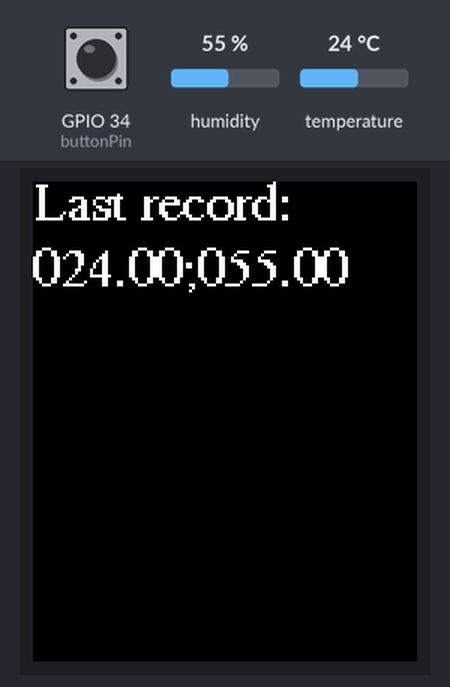
Bench run of a sketch on a simulated ESP32. On the bench: 128×160 colour display. Inputs (shaded band) come from the test bench; at power-on: GPIO 34 (buttonPin) LOW, humidity 55 %, temperature 24 °C. Storage starts empty; what the sketch prints to the serial monitor is not drawn.

Above: at 2.9 s.
3.0 s: GPIO 34 (buttonPin) pulled HIGH for 0.15 s
At 4.0 s:
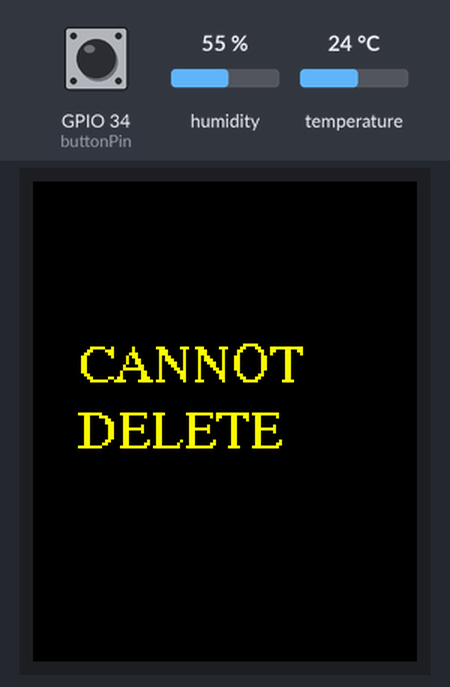
9.5 s: GPIO 34 (buttonPin) pulled HIGH for 3.2 s
16.0 s: GPIO 34 (buttonPin) pulled HIGH for 1 s
At 19.9 s:
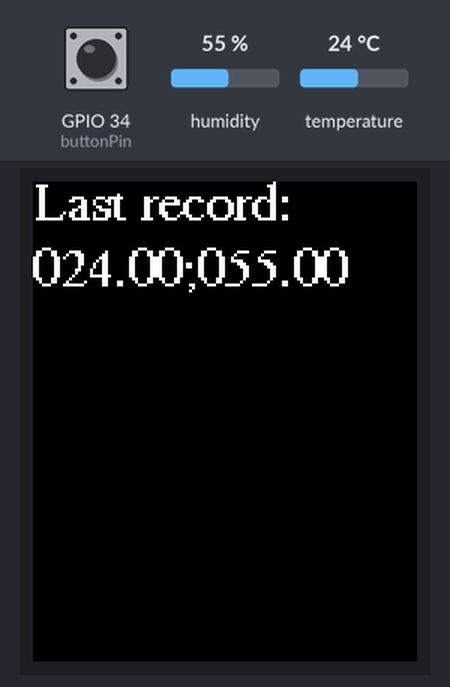
20.5 s: humidity set to 22 %
At 22.7 s:
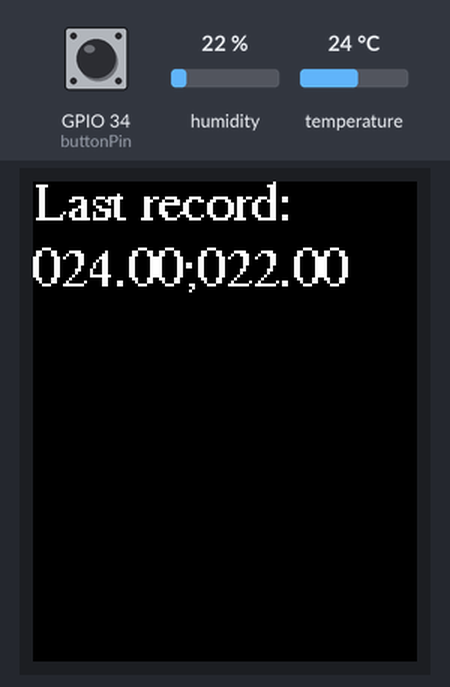
Timing chart, 0 to 24.2 s (numbered marks = the images above; inputs shaded):
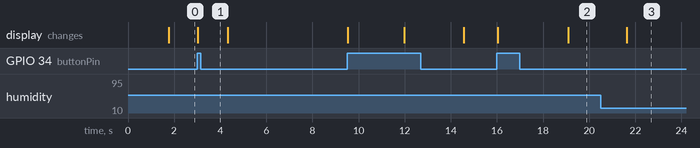

Measured:
- after the input at 3.0 s, the display: changes at once (image 1)
- after the input at 16.0 s, the display: first changes at once (image 2 shows a later state)
- after the input at 20.5 s, the display: changes after 1.1 s (image 3)

The sketch:

ESP32_RegistrosDHT.ino
```cpp
#include <Arduino.h> // lib Arduino (opcional)
#include <Adafruit_GFX.h>    // Biblioteca de gráficos
#include <Adafruit_ST7735.h> // Biblioteca do hardware ST7735
#include <SPI.h> // Biblioteca para comunicação SPI
#include <Fonts/FreeSerif9pt7b.h> // Fonte Serif que é usada no display
#include <SimpleDHT.h> // lib do DHT
#include "FS_File_Record.h"  // Nossa lib personalizada do SPIFFS

// Pinos do display
#define TFT_DC 12 // A0
#define TFT_CS 13 // CS
#define TFT_MOSI 14 // SDA
#define TFT_CLK 27 // SCK
#define TFT_RST 0  // RESET
#define TFT_MISO 0 // MISO

// Pino do botão de exclusão de arquivo
const int buttonPin = 34;

// Tamanho dos registros de temperatura e umidade (13 caracteres), exemplo:
// 100.00;100.00
// temp;umid
const int sizeOfRecord = 13;

//100.00
// Variáveis usadas em 'formatValue'
const int integralPartSize = 3, decimalPartSize = 2;

// Objeto da nossa lib que recebe o nome do arquivo e tamanho fixo de registro
FS_File_Record ObjFS("/dht22.bin", sizeOfRecord);

// Pino do DHT22
const int pinDHT22 = 32;

// Objeto do dht22
SimpleDHT22 dht22(pinDHT22);

// Objeto do display
Adafruit_ST7735 tft = Adafruit_ST7735(TFT_CS, TFT_DC, TFT_MOSI, TFT_CLK, TFT_RST);

// Altura da fonte, usada na função resetDisplay
int fontHeight = 7;

// Variáveis usada para contagem/comparação de tempo (millis) na função timeout
long millisRefShowSpace;
bool flagShowSpace = false;

// String que recebe as mensagens de erro
String errorMsg;

// Variável que guarda o último registro obtido
String lastRecord = "";

// Existem duas tasks compartilhando o mesmo objeto do display
// Essas flags são usadas para evitar que as duas acessam este objeto ao mesmo tempo
bool flagDisplayisBusy = false, eventButton = false;

// Limpa o display e posiciona o cursor no início
void resetDisplay()
{
  // Verificamos se o display não está ocupado por alguma das tasks
  if(!flagDisplayisBusy)
  {
    flagDisplayisBusy = true;
    tft.setFont(&FreeSerif9pt7b);
    tft.fillScreen(ST77XX_BLACK);
    tft.setTextColor(ST7735_WHITE);
    tft.setCursor(0,fontHeight+5);
    tft.setTextSize(1);
    flagDisplayisBusy = false;
  }
}

void showDisplay(String msg)
{
  // Verificamos se o display não está ocupado por alguma das tasks
  if(!flagDisplayisBusy)
  {
    flagDisplayisBusy = true;  // Sinalizamos que o display está ocupado
    tft.println(msg);          // Exibimos no display a mensagem
    flagDisplayisBusy = false; // Sinalizamos que o display está desocupado
  }
}

// Posiciona cursor no centro e exibe a mensagem "FILE DELETED" em amarelo
void showFileDeleted(bool sucess)
{
  // Posição y aonde o texto será exibido
  int y = (tft.height()/2)-(fontHeight*2);

  // Limpamos o display (aqui não usamos a função resetDisplay porque a flag displayisBusy neste momento está como true e o resetDisplay não será executado)
  // Portanto limpamos o display executando os comandos separadamente
  tft.setFont(&FreeSerif9pt7b);
  tft.fillScreen(ST77XX_BLACK);
  tft.setTextColor(ST7735_WHITE);
  tft.setTextSize(1);

  // Define cor do texto amarela
  tft.setTextColor(ST7735_YELLOW);
  // Posiciona no centro de eixo y
  tft.setCursor(0, y);

  // Se foi possível excluir
  if(sucess)
  {
    // Exibe mensagem "FILE DELETED"
    tft.println("   FILE");
    tft.println("   DELETED!");
  }
  else // Se não foi possível excluir
  {
    // Exibe mensagem "CANNOT DELETE"
    tft.println("   CANNOT");
    tft.println("   DELETE");
  }

  // Define cor do texto branca
  tft.setTextColor(ST7735_WHITE);
}

// Exibimos no display o arquivo, pausando a exibição a cada 6 registros
void showFile()
{
  int count = 0;
  String linha = "";

  // Exibe na serial e no display o início do arquivo
  Serial.println("# Begin of file #");
  showDisplay("# Begin of file #");

  errorMsg = "";

  // Posiciona o ponteiro do arquivo no início
  ObjFS.rewind();

  // Exibe todos os registros até o fim
  while(ObjFS.readFileNextRecord(&linha, &errorMsg) && linha != "")
  {
    Serial.println(linha);
    count++;

    // A cada 6 registros, pausamos e resetamos o display
    if(count % 6 == 0)
    {
      //Exibe "..." sinalizando que ainda não é o fim do arquivo
      showDisplay("...");
      // Aguarda 1.5s para poder visualizar os valores
      delay(1500);
      // Limpa display
      resetDisplay();
    }
    showDisplay(linha);
  }

  // Se existir mensagem de erro exibe na serial e no display
  if(errorMsg != "")
  {
    Serial.println(errorMsg);
    showDisplay(errorMsg);
  }

  // Exibe na serial e no display o fim do arquivo
  Serial.println("# End of file #");
  showDisplay("# End of file #");
  delay(1500);
}

void setup()
{
  // Inicializamos o display
  tft.initR(INITR_BLACKTAB);

  // Iniciamos a Serial com velocidade de 115200
  Serial.begin(115200);

  // Seta botão como entrada (INPUT)
  pinMode(buttonPin, INPUT);

  // Exibe na serial "Starting..." para debug
  Serial.print("Starting...");

  // Se não foi possível iniciar o File System, exibimos erro e reiniciamos o ESP
  if(!ObjFS.init())
  {
    Serial.println("File system error");
    delay(1000);
    ESP.restart();
  }

  // Exibimos mensagem
  Serial.println("File system ok");

  // Se o arquivo não existe, criamos o arquivo
  if(!ObjFS.fileExists())
  {
     Serial.println("New file");
     ObjFS.newFile(); // Cria o arquivo
  }

  // Iniciamos uma task que irá ler o botão de exclusão
 xTaskCreatePinnedToCore(
  buttonEvent,   //Função que será executada
  "buttonEvent", //Nome da tarefa
  10000,     //Tamanho da pilha
  &tft,      //Parâmetro da tarefa (no caso não usamos)
  2,         //Prioridade da tarefa
  NULL,      //Caso queira manter uma referência para a tarefa que vai ser criada (no caso não precisamos)
  0);        //Número do core que será executada a tarefa (usamos o core 0 para o loop ficar livre com o core 1)


  resetDisplay();

  // EXEMPLO DE BUSCA (FIND)
  // Obs: O primeiro registro se posiciona na pos 0 (zero)
  // String reg = ObjFS.findRecord(10);
  // showDisplay(reg);

  // Exibimos o arquivo
  showFile();
}

// Formata valores colocando zero à esquerda, ex: 023.20;047.40
String formatValue(float value)
{
  char auxDecimalPart[decimalPartSize+1], integralPart[integralPartSize+1], buf[sizeOfRecord+1]; //+1 para o '\0'
  String decimalPart;

  char format[5];

  // Copiamos para a formatação da parte decimal o texto: %0.2f
  strcpy(format, "%.");
  strcat(format, String(decimalPartSize).c_str());
  strcat(format, "f");

  sprintf (auxDecimalPart, format, value-(int)value);

  // Atribuímos para a variável decimalPart a parte decimal considerando os zeros à direita
  decimalPart = String(auxDecimalPart);
  decimalPart.replace("0.","");

  // Copiamos para a formatação da parte inteira o texto: %03d
  strcpy(format, "%0");
  strcat(format, String(integralPartSize).c_str());
  strcat(format, "d");

  // Atribuímos para a variável integralPart a parte inteira considerando os zeros à esquerda
  sprintf (integralPart, format, (int)value);

  // Concatenamos a parte interia com a parte decimal separando com ponto
  sprintf (buf, "%s.%s", integralPart, decimalPart.c_str());

  return String(buf);
}

// Função que lê e formata os dados de temperatura e umidade
String readDHTValues()
{
  float temperature = 0;
  float humidity = 0;
  int err = SimpleDHTErrSuccess;

  // Lê sensor
  if ((err = dht22.read2(&temperature, &humidity, NULL)) != SimpleDHTErrSuccess)
  {
    Serial.print("Read DHT22 failed, err=");
    Serial.println(err);
    delay(1000);
    return "-------------"; //importante: deve possuir o mesmo sizeOfRecord, ou seja, 13 caracteres
  }

  // Retorna valores formatados, separados por ponto-virgula
  return formatValue(temperature)+";"+formatValue(humidity);
}

//Função que compara se o tempo foi atingido, sem travar o loop
bool timeout(const int DELAY, long *millisAnterior, bool *flag)
{
  if(*flag)
  {
    *millisAnterior = millis();
    *flag = false;
  }

  if((*millisAnterior + DELAY) < millis())
  {
    *flag = true;
    return true;
  }

  return false;
}

// Exibe o espaço total, usado e disponível no display
void showAvailableSpace()
{
  long prevMillis;
  if(!eventButton && timeout(10000, &millisRefShowSpace, &flagShowSpace))
  {
    Serial.println("Space: "+String(ObjFS.getTotalSpace())+" Bytes");
    Serial.println("Used: "+String(ObjFS.getUsedSpace())+" Bytes");
    resetDisplay();
    showDisplay("Total space:");
    showDisplay(String(ObjFS.getTotalSpace())+" Bytes");
    tft.setTextColor(ST7735_YELLOW);
    showDisplay("Used space:");
    showDisplay(String(ObjFS.getUsedSpace())+" Bytes");
    tft.setTextColor(ST77XX_GREEN);
    showDisplay("Free space:");
    showDisplay(String(ObjFS.getTotalSpace()-ObjFS.getUsedSpace())+" Bytes");

    // Registramos 4 vezes enquanto a mensagem aparece no display
    for(int i=0; i<4; i++)
    {
      // Lê temperatura e umidade do DHT
      String values = readDHTValues();

      // Escrevemos no arquivo e exibimos erro ou sucesso na serial para debug
      if(values != "" &&!ObjFS.writeFile(values, &errorMsg))
        Serial.println(errorMsg);
      else
        Serial.println("Write ok");

      prevMillis = millis();

      while(prevMillis+2500 > millis() && !eventButton);

      if(eventButton)
      {
        eventButton = false;
        // aguarda exibição "FILE DELETED"
        delay(500);
        break;
      }
    } //fim do for
  } //fim do if(timeout)
} //fim da função

// Exibe última amostra de temperatura e umidade obtida
void showLastRecord()
{
  resetDisplay();
  showDisplay("Last record:");
  showDisplay(lastRecord);
}

void loop()
{
  // Se não houver memória disponível, exibe e reinicia o ESP
  if(!ObjFS.availableSpace())
  {
    Serial.println("Memory is full!");
    showDisplay("Memory is full!");
    delay(10000);
    return;
  }

  // Lê temperatura e umidade do DHT
  String values = readDHTValues();

  // Escrevemos no arquivo e exibimos erro ou sucesso na serial para debug
  if(values != "" && !ObjFS.writeFile(values, &errorMsg))
    Serial.println(errorMsg);
  else
    Serial.println("Write ok");

  // Atribui para a variável global a última amostra
  lastRecord = values;
  // Exibe a última amostra no display
  showLastRecord();
  // Exibimos o espaço total, usado e disponível no display, de tempo em tempo
  showAvailableSpace();

  // Aguarda 2500ms
  delay(2500);
}

// Função executada pela task de evento do botão
void buttonEvent(void* display)
{
  TickType_t taskDelay = 10 / portTICK_PERIOD_MS;

  // IMPORTANTE: A tarefa não pode terminar, deve ficar presa em um loop infinito
  while(true)
  {
    // Se o botão foi pressionado e a flag estiver "false"
    if(digitalRead(buttonPin) == HIGH && !eventButton)
    {
      // Sinalizamos que o botão foi pressionado
      eventButton = true;
      // Tenta excluir o arquivo
      if(ObjFS.destroyFile())
      {
        Serial.println("File deleted");

        // Enquanto o display estiver ocupado, aguardamos
        while(flagDisplayisBusy)
          vTaskDelay(taskDelay);

        // Sinalizamos que o display está ocupado
        flagDisplayisBusy = true;
        // Exibimos no display
        showFileDeleted(true);
        // Sinalizamos que o display está desocupado
        flagDisplayisBusy = false;

        lastRecord = "";
      }
      else
      {
        Serial.println("Failed to delete file");

        while(flagDisplayisBusy)
          vTaskDelay(taskDelay);

        // Sinalizamos que o display está ocupado
        flagDisplayisBusy = true;
        // Exibimos no display
        showFileDeleted(false);
        // Sinalizamos que o display está desocupado
        flagDisplayisBusy = false;
      }
    }
    else
    if(digitalRead(buttonPin) == LOW && eventButton) // Se o botão foi solto e a flag estiver "true"
    {
      // Sinalizamos que o botão foi solto
      eventButton = false;
    }

    // Executamos um delay de 10ms, os delays executado nas xTasks são diferentes
    vTaskDelay(taskDelay);

    //IMPORTANTE: SEMPRE DEIXAR UM DELAY PARA ALIMENTAR WATCHDOG
  }
}
```

FS_File_Record.cpp
```cpp
// Importamos o header referente a lib FS_File_Record
#include "FS_File_Record.h"

String fileName; // Nome do arquivo
int sizeOfRecord = 5; // Default 3 (somando \r\n o tamanho será 5)
File pFile; // Ponteiro do arquivo

// Construtor que seta somente o nome do arquivo, deixando o tamanho de registro default 3
FS_File_Record::FS_File_Record(String _fileName)
{
  fileName = _fileName;
}

// Construtor que seta nome do arquivo e tamanho de registro +2 (\r\n)
FS_File_Record::FS_File_Record(String _fileName, int _sizeOfRecord)
{
  fileName = _fileName;
  sizeOfRecord = _sizeOfRecord+2;
}

// Inicializa SPIFFS
bool FS_File_Record::init()
{
  return SPIFFS.begin(true);
}

// Posiciona o ponteiro do arquivo no início
bool FS_File_Record::rewind()
{
  if(pFile)
    return pFile.seek(0);

  return false;
}

// Lê a próxima linha do arquivo
bool FS_File_Record::readFileNextRecord(String *line, String *errorMsg)
{
  *errorMsg = "";
  *line = "";
  // Se o ponteiro estiver nulo
  if(!pFile)
  {
    // Abre arquivo para leitura
    pFile = SPIFFS.open(fileName.c_str(), FILE_READ);

    // Se aconteceu algum erro
    if(!pFile)
    {
      // Guarda msg de erro
      *errorMsg = "Failed to open the file";
      // Retorna falso
      return false;
    }
  }

  // Se for possível ler o arquivo
  if(pFile.available())
  {
    // Lê arquivo
    *line = pFile.readStringUntil('\n');
    // Retorna true
    return true;
  }

  // Se o arquivo estiver vazio retorna true
  if(pFile.size()<=0)
    return true;

  // Se não for possível ler o arquivo retorna falso
  return false;
}

//Posiciona ponteiro do arquivo na posição "pos"
bool FS_File_Record::seekFile(int pos)
{
  // Se o ponteiro estiver nulo
  if(pFile)
    pFile.close();

  pFile = SPIFFS.open(fileName.c_str(), FILE_READ); // Abre o arquivo para leitura

  // Posiciona o ponteiro na posição multiplicando pelo tamanho do registro
  return pFile.seek(sizeOfRecord*pos);
}

// Escreve no arquivo
bool FS_File_Record::writeFile(String line, String *errorMsg)
{
  if(pFile)
    pFile.close();

  pFile = SPIFFS.open(fileName.c_str(), FILE_APPEND);

  // Se foi possível abrir
  if (pFile)
  {
    // Escreve registro
    pFile.println(line);
    // Fecha arquivo
    pFile.close();
    // Retorna true
    return true;
  }

  // Se não foi possível abrir guarda mensagem de erro e retorna false
  *errorMsg = "Failed to open the file: "+String(fileName);
  return false;
}

// Lê o último registro do arquivo
bool FS_File_Record::readFileLastRecord(String *line, String *errorMsg)
{
  // Variável que guardará o tamanho do arquivo
  int sizeArq;

  // Limpa string
  *errorMsg = "";

  // Se o arquivo está aberto, fecha
  if(pFile)
    pFile.close();

  // Abre o arquivo para leitura
  pFile = SPIFFS.open(fileName.c_str(), FILE_READ);

  // Se não foi possível abrir o arquivo
  if(!pFile)
  {
    // Guarda mensagem de erro e retorna false
    *errorMsg = "Failed to open the file: "+String(fileName);
    return false;
  }

  // Obtém o tamanho do arquivo
  sizeArq = pFile.size();
  Serial.println("Size: "+String(sizeArq));

  // Se existe ao menos um registro
  if(sizeArq >= sizeOfRecord)
  {
    pFile.seek(sizeArq-sizeOfRecord); // Posiciona o ponteiro no final do arquivo menos o tamanho de um registro (sizeOfRecord)
    *line =  pFile.readStringUntil('\n');
    pFile.close();
  }

  return true;
}

// Exclui arquivo
bool FS_File_Record::destroyFile()
{
  // Se o arquivo estiver aberto, fecha
  if(pFile)
    pFile.close();

  // Exclui arquivo e retorna o resultado da função "remove"
  return SPIFFS.remove((char*)fileName.c_str());
}

// Função que busca um registro
// "pos" é a posição referente ao registro buscado
String FS_File_Record::findRecord(int pos)
{
  // Linha que receberá o valor do registro buscado
  String line = "", errorMsg = "";

  // Posiciona na posição desejada
  // Obs. A posição se inicia com zero "0"
  if(!seekFile(pos))
    return "Seek error";

  // Lê o registro
  if(!readFileNextRecord(&line, &errorMsg))
    return errorMsg;

  return line;
}

// Verifica se o arquivo existe
bool FS_File_Record::fileExists()
{
  return SPIFFS.exists((char*)fileName.c_str());
}

// Cria um novo arquivo, se já existir um arquivo de mesmo nome, ele será removido antes
void FS_File_Record::newFile()
{
  if(pFile)
    pFile.close();

  SPIFFS.remove((char*)fileName.c_str());
  pFile = SPIFFS.open(fileName.c_str(), FILE_WRITE);
  pFile.close();
}

// Obtém o nome do arquivo
String FS_File_Record::getFileName()
{  return fileName; }

// Seta o nome do arquivo
void FS_File_Record::setFileName(String _fileName)
{  fileName = _fileName; }

// Obtém o tamanho do registro
int FS_File_Record::getSizeRecord()
{ return sizeOfRecord-2; }

// Seta o tamanho do registro
void FS_File_Record::setSizeRecord(int _sizeOfRecord)
{ sizeOfRecord = _sizeOfRecord+2; }

// Verifica se existe espaço suficiente na memória flash
bool FS_File_Record::availableSpace()
{
  return getUsedSpace() + sizeOfRecord <= getTotalSpace();
  // ou também pode ser:
  //return getUsedSpace()+(sizeof(char)*sizeOfRecord) <= getTotalSpace();  // sizeof(char) = 1
}

// Retorna o tamanho em bytes total da memória flash
int FS_File_Record::getTotalSpace()
{
  return SPIFFS.totalBytes();
}

// Retorna a quantidade usada de memória flash
int FS_File_Record::getUsedSpace()
{
  return SPIFFS.usedBytes();
}
```

FS_File_Record.h
```cpp
// ifndef evita erros de duplicação ao chamar esta lib mais de uma vez
#ifndef FS_File_Record_h
#define FS_File_Record_h

#include <Arduino.h> //Biblioteca Arduino (opcional)

#include <SPIFFS.h>
#include <FS.h>

// Classe FS_File_Record e suas funções
class FS_File_Record
{
  // Todas as funções desta lib são publicas, mais detalhes em FS_File_Record.cpp
  public:
  FS_File_Record(String, int);
  FS_File_Record(String);
  bool init();
  bool readFileLastRecord(String *, String *);
  bool destroyFile();
  String findRecord(int);
  bool rewind();
  bool writeFile(String, String *);
  bool seekFile(int);
  bool readFileNextRecord(String *, String *);
  String getFileName();
  void setFileName(String);
  int getSizeRecord();
  void setSizeRecord(int);
  void newFile();
  bool fileExists();
  bool availableSpace();
  int getTotalSpace();
  int getUsedSpace();
};

#endif
```
